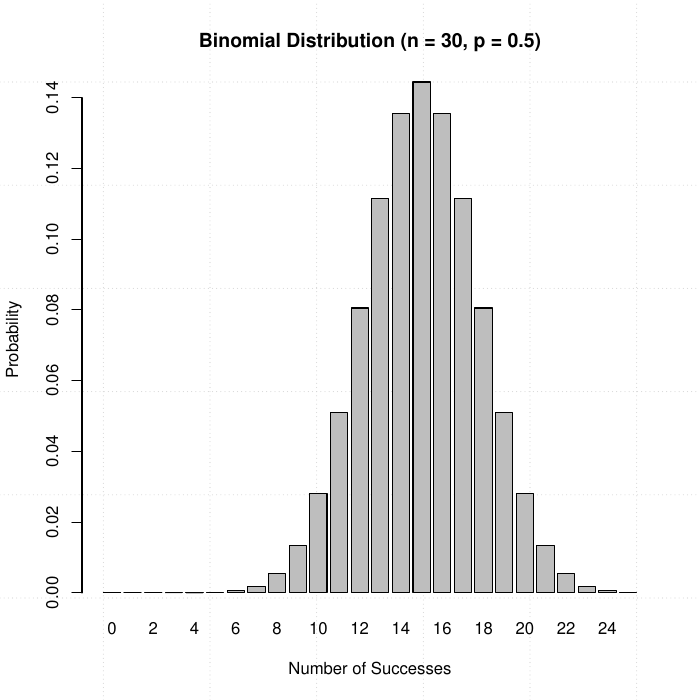

This figure's R source:
#!/usr/bin/env Rscript

x <- dbinom(0:25, 30, 0.5)

pdf("plot2.pdf")
barplot(x, names.arg=0:25, panel.first=grid(), xlab="Number of Successes", ylab="Probability", main="Binomial Distribution (n = 30, p = 0.5)")
dev.off()
